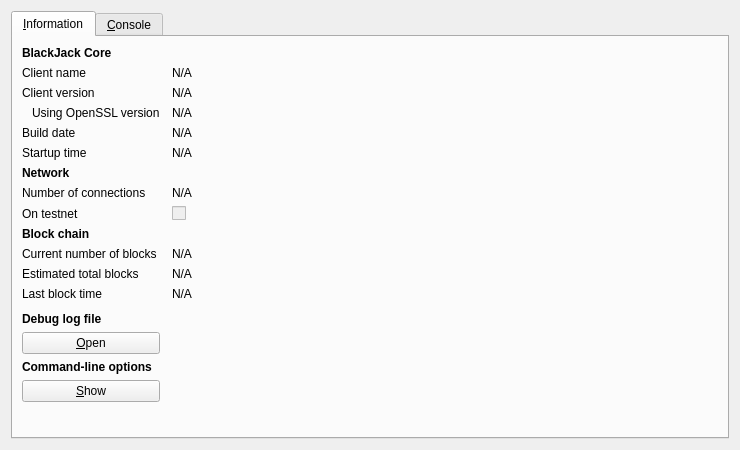
<?xml version="1.0" encoding="UTF-8"?>
<ui version="4.0">
 <class>RPCConsole</class>
 <widget class="QDialog" name="RPCConsole">
  <property name="geometry">
   <rect>
    <x>0</x>
    <y>0</y>
    <width>740</width>
    <height>450</height>
   </rect>
  </property>
  <property name="windowTitle">
   <string>BlackJack - Debug window</string>
  </property>
  <layout class="QVBoxLayout" name="verticalLayout_2">
   <item>
    <widget class="QTabWidget" name="tabWidget">
     <property name="currentIndex">
      <number>0</number>
     </property>
     <widget class="QWidget" name="tab_info">
      <attribute name="title">
       <string>&amp;Information</string>
      </attribute>
      <layout class="QGridLayout" name="gridLayout" columnstretch="0,1">
       <property name="horizontalSpacing">
        <number>12</number>
       </property>
       <item row="0" column="0">
        <widget class="QLabel" name="label_9">
         <property name="font">
          <font>
           <weight>75</weight>
           <bold>true</bold>
          </font>
         </property>
         <property name="text">
          <string>BlackJack Core</string>
         </property>
        </widget>
       </item>
       <item row="1" column="0">
        <widget class="QLabel" name="label_5">
         <property name="text">
          <string>Client name</string>
         </property>
        </widget>
       </item>
       <item row="1" column="1">
        <widget class="QLabel" name="clientName">
         <property name="cursor">
          <cursorShape>IBeamCursor</cursorShape>
         </property>
         <property name="text">
          <string>N/A</string>
         </property>
         <property name="textFormat">
          <enum>Qt::PlainText</enum>
         </property>
         <property name="textInteractionFlags">
          <set>Qt::LinksAccessibleByMouse|Qt::TextSelectableByKeyboard|Qt::TextSelectableByMouse</set>
         </property>
        </widget>
       </item>
       <item row="2" column="0">
        <widget class="QLabel" name="label_6">
         <property name="text">
          <string>Client version</string>
         </property>
        </widget>
       </item>
       <item row="2" column="1">
        <widget class="QLabel" name="clientVersion">
         <property name="cursor">
          <cursorShape>IBeamCursor</cursorShape>
         </property>
         <property name="text">
          <string>N/A</string>
         </property>
         <property name="textFormat">
          <enum>Qt::PlainText</enum>
         </property>
         <property name="textInteractionFlags">
          <set>Qt::LinksAccessibleByMouse|Qt::TextSelectableByKeyboard|Qt::TextSelectableByMouse</set>
         </property>
        </widget>
       </item>
       <item row="3" column="0">
        <widget class="QLabel" name="label_14">
         <property name="text">
          <string>Using OpenSSL version</string>
         </property>
         <property name="indent">
          <number>10</number>
         </property>
        </widget>
       </item>
       <item row="3" column="1">
        <widget class="QLabel" name="openSSLVersion">
         <property name="cursor">
          <cursorShape>IBeamCursor</cursorShape>
         </property>
         <property name="text">
          <string>N/A</string>
         </property>
         <property name="textFormat">
          <enum>Qt::PlainText</enum>
         </property>
         <property name="textInteractionFlags">
          <set>Qt::LinksAccessibleByMouse|Qt::TextSelectableByKeyboard|Qt::TextSelectableByMouse</set>
         </property>
        </widget>
       </item>
       <item row="4" column="0">
        <widget class="QLabel" name="label_12">
         <property name="text">
          <string>Build date</string>
         </property>
        </widget>
       </item>
       <item row="4" column="1">
        <widget class="QLabel" name="buildDate">
         <property name="cursor">
          <cursorShape>IBeamCursor</cursorShape>
         </property>
         <property name="text">
          <string>N/A</string>
         </property>
         <property name="textFormat">
          <enum>Qt::PlainText</enum>
         </property>
         <property name="textInteractionFlags">
          <set>Qt::LinksAccessibleByMouse|Qt::TextSelectableByKeyboard|Qt::TextSelectableByMouse</set>
         </property>
        </widget>
       </item>
       <item row="5" column="0">
        <widget class="QLabel" name="label_13">
         <property name="text">
          <string>Startup time</string>
         </property>
        </widget>
       </item>
       <item row="5" column="1">
        <widget class="QLabel" name="startupTime">
         <property name="cursor">
          <cursorShape>IBeamCursor</cursorShape>
         </property>
         <property name="text">
          <string>N/A</string>
         </property>
         <property name="textFormat">
          <enum>Qt::PlainText</enum>
         </property>
         <property name="textInteractionFlags">
          <set>Qt::LinksAccessibleByMouse|Qt::TextSelectableByKeyboard|Qt::TextSelectableByMouse</set>
         </property>
        </widget>
       </item>
       <item row="6" column="0">
        <widget class="QLabel" name="label_11">
         <property name="font">
          <font>
           <weight>75</weight>
           <bold>true</bold>
          </font>
         </property>
         <property name="text">
          <string>Network</string>
         </property>
        </widget>
       </item>
       <item row="7" column="0">
        <widget class="QLabel" name="label_7">
         <property name="text">
          <string>Number of connections</string>
         </property>
        </widget>
       </item>
       <item row="7" column="1">
        <widget class="QLabel" name="numberOfConnections">
         <property name="cursor">
          <cursorShape>IBeamCursor</cursorShape>
         </property>
         <property name="text">
          <string>N/A</string>
         </property>
         <property name="textFormat">
          <enum>Qt::PlainText</enum>
         </property>
         <property name="textInteractionFlags">
          <set>Qt::LinksAccessibleByMouse|Qt::TextSelectableByKeyboard|Qt::TextSelectableByMouse</set>
         </property>
        </widget>
       </item>
       <item row="8" column="0">
        <widget class="QLabel" name="label_8">
         <property name="text">
          <string>On testnet</string>
         </property>
        </widget>
       </item>
       <item row="8" column="1">
        <widget class="QCheckBox" name="isTestNet">
         <property name="enabled">
          <bool>false</bool>
         </property>
         <property name="text">
          <string/>
         </property>
        </widget>
       </item>
       <item row="9" column="0">
        <widget class="QLabel" name="label_10">
         <property name="font">
          <font>
           <weight>75</weight>
           <bold>true</bold>
          </font>
         </property>
         <property name="text">
          <string>Block chain</string>
         </property>
        </widget>
       </item>
       <item row="10" column="0">
        <widget class="QLabel" name="label_3">
         <property name="text">
          <string>Current number of blocks</string>
         </property>
        </widget>
       </item>
       <item row="10" column="1">
        <widget class="QLabel" name="numberOfBlocks">
         <property name="cursor">
          <cursorShape>IBeamCursor</cursorShape>
         </property>
         <property name="text">
          <string>N/A</string>
         </property>
         <property name="textFormat">
          <enum>Qt::PlainText</enum>
         </property>
         <property name="textInteractionFlags">
          <set>Qt::LinksAccessibleByMouse|Qt::TextSelectableByKeyboard|Qt::TextSelectableByMouse</set>
         </property>
        </widget>
       </item>
       <item row="11" column="0">
        <widget class="QLabel" name="label_4">
         <property name="text">
          <string>Estimated total blocks</string>
         </property>
        </widget>
       </item>
       <item row="11" column="1">
        <widget class="QLabel" name="totalBlocks">
         <property name="cursor">
          <cursorShape>IBeamCursor</cursorShape>
         </property>
         <property name="text">
          <string>N/A</string>
         </property>
         <property name="textFormat">
          <enum>Qt::PlainText</enum>
         </property>
         <property name="textInteractionFlags">
          <set>Qt::LinksAccessibleByMouse|Qt::TextSelectableByKeyboard|Qt::TextSelectableByMouse</set>
         </property>
        </widget>
       </item>
       <item row="12" column="0">
        <widget class="QLabel" name="label_2">
         <property name="text">
          <string>Last block time</string>
         </property>
        </widget>
       </item>
       <item row="12" column="1">
        <widget class="QLabel" name="lastBlockTime">
         <property name="cursor">
          <cursorShape>IBeamCursor</cursorShape>
         </property>
         <property name="text">
          <string>N/A</string>
         </property>
         <property name="textFormat">
          <enum>Qt::PlainText</enum>
         </property>
         <property name="textInteractionFlags">
          <set>Qt::LinksAccessibleByMouse|Qt::TextSelectableByKeyboard|Qt::TextSelectableByMouse</set>
         </property>
        </widget>
       </item>
       <item row="13" column="0">
        <spacer name="verticalSpacer_2">
         <property name="orientation">
          <enum>Qt::Vertical</enum>
         </property>
         <property name="sizeHint" stdset="0">
          <size>
           <width>20</width>
           <height>20</height>
          </size>
         </property>
        </spacer>
       </item>
       <item row="14" column="0">
        <widget class="QLabel" name="labelDebugLogfile">
         <property name="font">
          <font>
           <weight>75</weight>
           <bold>true</bold>
          </font>
         </property>
         <property name="text">
          <string>Debug log file</string>
         </property>
        </widget>
       </item>
       <item row="15" column="0">
        <widget class="QPushButton" name="openDebugLogfileButton">
         <property name="toolTip">
          <string>Open the BlackJack debug log file from the current data directory. This can take a few seconds for large log files.</string>
         </property>
         <property name="text">
          <string>&amp;Open</string>
         </property>
         <property name="autoDefault">
          <bool>false</bool>
         </property>
        </widget>
       </item>
       <item row="16" column="0">
        <widget class="QLabel" name="labelCLOptions">
         <property name="font">
          <font>
           <weight>75</weight>
           <bold>true</bold>
          </font>
         </property>
         <property name="text">
          <string>Command-line options</string>
         </property>
        </widget>
       </item>
       <item row="17" column="0">
        <widget class="QPushButton" name="showCLOptionsButton">
         <property name="toolTip">
          <string>Show the BlackJack-Qt help message to get a list with possible BlackJack command-line options.</string>
         </property>
         <property name="text">
          <string>&amp;Show</string>
         </property>
         <property name="autoDefault">
          <bool>false</bool>
         </property>
        </widget>
       </item>
       <item row="18" column="0">
        <spacer name="verticalSpacer">
         <property name="orientation">
          <enum>Qt::Vertical</enum>
         </property>
         <property name="sizeHint" stdset="0">
          <size>
           <width>20</width>
           <height>40</height>
          </size>
         </property>
        </spacer>
       </item>
      </layout>
     </widget>
     <widget class="QWidget" name="tab_console">
      <attribute name="title">
       <string>&amp;Console</string>
      </attribute>
      <layout class="QVBoxLayout" name="verticalLayout_3">
       <property name="spacing">
        <number>3</number>
       </property>
       <item>
        <widget class="QTextEdit" name="messagesWidget">
         <property name="minimumSize">
          <size>
           <width>0</width>
           <height>100</height>
          </size>
         </property>
         <property name="readOnly">
          <bool>true</bool>
         </property>
         <property name="tabKeyNavigation" stdset="0">
          <bool>false</bool>
         </property>
         <property name="columnCount" stdset="0">
          <number>2</number>
         </property>
        </widget>
       </item>
       <item>
        <layout class="QHBoxLayout" name="horizontalLayout">
         <property name="spacing">
          <number>3</number>
         </property>
         <item>
          <widget class="QLabel" name="label">
           <property name="text">
            <string notr="true">&gt;</string>
           </property>
          </widget>
         </item>
         <item>
          <widget class="QLineEdit" name="lineEdit"/>
         </item>
         <item>
          <widget class="QPushButton" name="clearButton">
           <property name="maximumSize">
            <size>
             <width>24</width>
             <height>24</height>
            </size>
           </property>
           <property name="toolTip">
            <string>Clear console</string>
           </property>
           <property name="text">
            <string/>
           </property>
           <property name="icon">
            <iconset resource="../bitcoin.qrc">
             <normaloff>:/icons/remove</normaloff>:/icons/remove</iconset>
           </property>
           <property name="shortcut">
            <string notr="true">Ctrl+L</string>
           </property>
           <property name="autoDefault">
            <bool>false</bool>
           </property>
          </widget>
         </item>
        </layout>
       </item>
      </layout>
     </widget>
    </widget>
   </item>
  </layout>
 </widget>
 <resources>
  <include location="../bitcoin.qrc"/>
 </resources>
 <connections/>
</ui>
